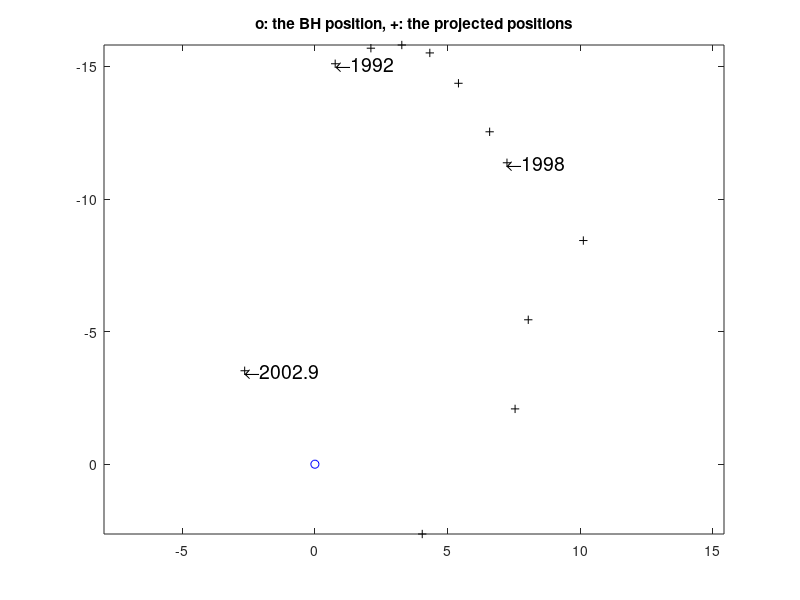

Here is the MATLAB script that generated this plot: (Note: this script raises an error after producing the figure.)
clear all
clf
clc

%READ THE DATA FROM DATAfile.mat
DATR=load('DATAfile.mat');
x1=DATR.DAT(1,:);
y1=DATR.DAT(2,:);
tim=DATR.DAT(3,:);

No=length(tim);
%set(gca,'Ydir','Reverse');
% x1=flip(x1);
% y1=flip(y1);



% DRAW THE PROJECTTED ELLIPSE
figure(1)
    plot(x1,y1,'+k',0,0,'ob')
    text(x1(1),y1(1),['\leftarrow',num2str(tim(1))],'Color','black','FontSize',14)
    text(x1(7),y1(7),['\leftarrow',num2str(tim(7))],'Color','black','FontSize',14)
    text(x1(No),y1(No),['\leftarrow',num2str(tim(No))],'Color','black','FontSize',14)
    axis equal
    title('o: the BH position, +: the projected positions')
    set(gca,'Ydir','Reverse');
    drawnow
    disp('press any key to proceed')
    hold off
    pause

%ITERATIONS TO OBTAIN THE BEST LINEARIZATION 
quali=0;
MINquali=15; %COULD BE MADE HIGHER OR LOWER
trial=1;
disp('I will try to find a pair of inclination and phi that makes U-V linear')
%pause(3)

while quali<MINquali;
    %clf
    clc
    
disp(['Iteration:',num2str(trial)])
trial=trial+1;
    
% disp('PROCEED: press enter')
% pause

% CONSTRUCT A GRID FOR i AND phi
% AND COMPUTE THE U's and V's FOR EACH i,phi

%DIMENSIONS OF THE GRID
Nph=131;
Nin=131;
Nphs=70;
Nphf=100;
Nins=70;
Ninf=100;
Q=ones(Nphf,Ninf);

for i=Nphs:Nphf %i=1:Nph
for j=Nins:Ninf %j=1:Nin
      % THE GRID
      %cit=cos((pi/2)*(j-1)/Nin);
      %pht=(i-1)*pi/Nph;
      cit=cos((90*(j-1)/Nin)*pi/180);
      pht=(180*(i-1)/Nph)*pi/180;

      % THE U and V FOR EACH GRID POINT
      Ut(1:No)=cit./sqrt( x1.^2+(cit*y1).^2 );
      Vt(1:No)=cos( -pht+atan( cit*y1./x1 ) +(pi/2).*( 1-sign(x1) ) );
      %FOLLOWS A PROCEDURE TO SORT THE U's and V's 
      %IN AN ASCENDING FORM OF V's
      UV(1:No,1:2)=[Vt(1:No);Ut(1:No)]';
      UVs=sortrows(UV);
      V(i,j,1:No)=UVs(1:No,1);
      U(i,j,1:No)=UVs(1:No,2);
end
end

% NOW CONSTRUCT THE W VECTORS (No=# of W's)
% THE k-th W IS ( U(k+No/2)-U(k),V(k+No/2)-V(k) )
Noo=floor(No/2);
for k=1:Noo
    kup=ceil(Noo*(1-0.8*rand(1)));
    %kup=Noo-1;

    W(Nphs:Nphf,Nins:Ninf,k,1)=U(Nphs:Nphf,Nins:Ninf,k+kup)-U(Nphs:Nphf,Nins:Ninf,k);
    W(Nphs:Nphf,Nins:Ninf,k,2)=V(Nphs:Nphf,Nins:Ninf,k+kup)-V(Nphs:Nphf,Nins:Ninf,k);
end
% W(1:Nph,1:Nin,1,1)=U(1:Nph,1:Nin,No)-U(1:Nph,1:Nin,2);
% W(1:Nph,1:Nin,1,2)=V(1:Nph,1:Nin,No)-V(1:Nph,1:Nin,2);
% W(1:Nph,1:Nin,2,1)=U(1:Nph,1:Nin,No-1)-U(1:Nph,1:Nin,1);
% W(1:Nph,1:Nin,2,2)=V(1:Nph,1:Nin,No-1)-V(1:Nph,1:Nin,1);

% COMPUTE THE sin(ANGLE) BETWEEN TWO SUCCESSIVE W's
for i=Nphs:Nphf %i=1:Nph
for j=Nins:Ninf %j=1:Nin

% i=floor(133.28*Nph/(pi*180));
% j=floor(56.336*Nin/(pi*90));
    %figure(3)
        for k=1:Noo-1
        A(1:2)=W(i,j,k,1:2);
        B(1:2)=W(i,j,k+1,1:2);
        lam(k)=( A(1)*B(2)-B(1)*A(2) )./(norm(A)*norm(B));
       % plot(A,B)
       % hold on
        end
        % hold off
        %pause
       % A(1:2)=W(i,j,1,1:2);
       % B(1:2)=W(i,j,2,1:2);
       % lam=det([A(1:2)/norm(A(1:2));B(1:2)/norm(B(1:2))]);

        lav=sum(lam)/(Noo-1);
        l2av=sum(lam.^2)/(Noo-1);
        % Q IS MEASURING THE DISPERSION OF sin(ANGLE)'s 
        % FOR EACH GRID POINT
        
        Q(i,j)=l2av-lav^2;
        %Q(i,j)=lav^2;
        %"i=",i,"j=",j,"Q=",l2av-lav^2,min(min(Q))
        %Q(i,j)=lam^2;
       
end
end



% I1(I2),I2 IS THE GRID POINT WITH THE LOWEST DISPERSION
[C,I1] = min(Q);
[C,I2]=min(min(Q));

%pause

% COMPARING THE ESTIMATED VS REAL phi and i
%disp([' I found phi=',num2str((I1(I2)-1)*180/Nph),' degrees'])
phi=(I1(I2)-1)*180/(Nph);
%disp([' I found iota=',num2str(90*(I2-1)/Nin),' degrees'])
iota=90*(I2-1)/(Nin);

%disp('From the above most linear plot I will compute p and e')
% THE MOST LINEAR RELATION BETWEEN V an U 
%(the one with the lowest dispersion)
u1(1:No)=U(I1(I2),I2,1:No);
v1(1:No)=V(I1(I2),I2,1:No);
cf=fit(v1',u1','poly1');
       cf_coeff = coeffvalues(cf);
       cf_confint = confint(cf);
       a = cf_coeff(1);
       b = cf_coeff(2);
       a_uncert = (cf_confint(2,1) - cf_confint(1,1))/2;
       b_uncert = (cf_confint(2,2) - cf_confint(1,2))/2;
       quali=abs(a/a_uncert);
       
figure(4)
plot(v1,u1,'+k')
xlabel('V')
ylabel('U')
title('the best found linearized relation between U-V')
%FROM THIS PLOT ONE OBTAINS p and e
%1/p is the INTERCEPT  and e/p is the SLOPE

%TRY A LINEAR FIT
%THE FIRST NUMBER slin(1) is the SLOPE while 
%THE SECOND NUMBER slin(2) is the INTERCEPT
% slin=polyfit(v1,u1,1);
% e=slin(1)/slin(2);
% p=1/slin(2);
slo=(No*sum(u1.*v1)-sum(u1)*sum(v1))/(No*sum(v1.^2)-sum(v1)^2);
p=No/(sum(u1)-slo*sum(v1));
e=slo*p;

if quali>MINquali & e>0
    disp('')
    disp(['I have finally managed to obtain a linearity of ',num2str(quali),' with a normal e-value'])
break 
end

if quali<MINquali
disp(['The quality of linearity is unfortunately too low '])
end
if e<0 & quali<MINquali
    disp('and')
end
if e<0
    disp(['e=',num2str(e),' is irregular.'])
end
disp(['Not nice. I will try again...'])
%pause(3)

%closing while
end

disp(['I found phi=',num2str((I1(I2)-1)*180/Nph),' degrees'])
disp(['...and iota=',num2str(iota),' degrees.'])
disp('The best estimation for orbital characteristics is: ')
disp([    'e=',num2str(e),' and p=',num2str(p)])
disp('')
res=[phi iota e p];
save('MAT_DATA_phys','res')

%%%%%%%%%%%%%%%%%%%%%%%%%%%%%%%%%%%%%%%%%%%
%RECONSTRUCT THE REAL AND PROJECTED ELLIPSE
%%%%%%%%%%%%%%%%%%%%%%%%%%%%%%%%%%%%%%%%%%%
% CONSTRUCT THE RIGHT ELLIPSE
NR=200;
tth=linspace(0,2*pi,NR);
rr=p./(1+e.*cos(tth));
xr=rr.*cos(tth);
yr=rr.*sin(tth);
%%%%%%%%%%%%%%%%%%%%%%%%%%%%%
% TRANSFORM IN RADIANS
phi=pi*phi/180;
inc=pi*iota/180;
r1=sqrt((x1./cos(inc)).^2+y1.^2);
th1=0.5.*((1-sign(x1)).*(pi-asin(y1./r1))+(sign(x1)+1).*asin(y1./r1))-phi;
x1r=r1.*cos(th1);
y1r=r1.*sin(th1);
% CONSTRUCT THE ROTATING MATRICES
cp=cos(phi);
sp=sin(phi);
ci=cos(inc);
si=sin(inc);
Rphi=[cp -sp;sp cp];
Ri=[ci 0;0 1];
% ROTATE THE ELLIPSE TO RECONSTRUCT THE PROJECTED ONE
Z=Ri*Rphi*[xr;yr];
xp=Z(1,:);
yp=Z(2,:);
%PLOT EVERYTHING
figure(2)
plot(x1,y1,'+k',xr,yr,'--r',xp,yp,'k',x1r,y1r,'xr',0,0,'ob')
text(x1(1),y1(1),['\leftarrow',num2str(tim(1))],'Color','black','FontSize',14)
text(x1(7),y1(7),['\leftarrow',num2str(tim(7))],'Color','black','FontSize',14)
text(x1(No),y1(No),['\leftarrow',num2str(tim(No))],'Color','black','FontSize',14)
text(x1r(1),y1r(1),['\leftarrow',num2str(tim(1))],'Color','red','FontSize',14)
text(x1r(7),y1r(7),['\leftarrow',num2str(tim(7))],'Color','red','FontSize',14)
text(x1r(No),y1r(No),['\leftarrow',num2str(tim(No))],'Color','red','FontSize',14)
set(gca,'Ydir','Reverse');
disp('Figure 2 depicts the projected (black-solid) and')
disp('the rectified-after-rotation (red-dashed) ellipse.')
